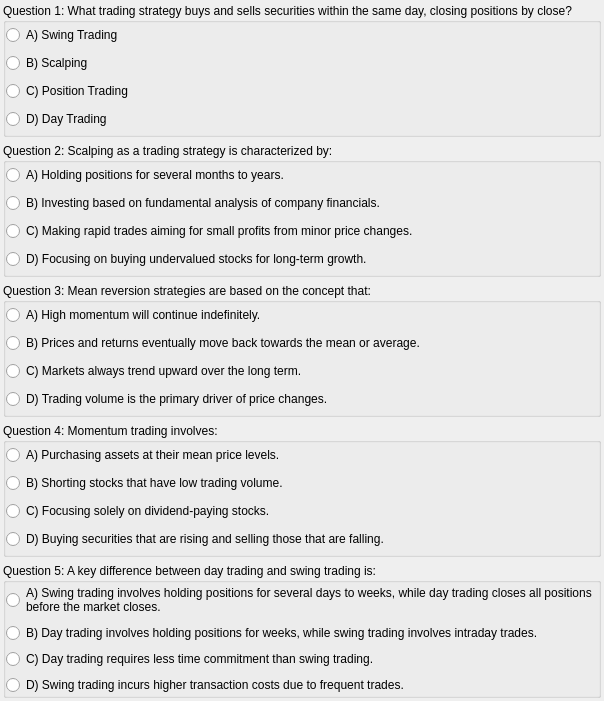
                 <widget class="QWidget" name="quiz6scrollWidget">
                  <property name="geometry">
                   <rect>
                    <x>0</x>
                    <y>0</y>
                    <width>600</width>
                    <height>701</height>
                   </rect>
                  </property>
                  <layout class="QVBoxLayout" name="verticalLayout_34">
                   <property name="leftMargin">
                    <number>3</number>
                   </property>
                   <property name="topMargin">
                    <number>3</number>
                   </property>
                   <property name="rightMargin">
                    <number>3</number>
                   </property>
                   <property name="bottomMargin">
                    <number>3</number>
                   </property>
                   <item>
                    <widget class="QGroupBox" name="M6Question1">
                     <property name="sizePolicy">
                      <sizepolicy hsizetype="Preferred" vsizetype="Preferred">
                       <horstretch>0</horstretch>
                       <verstretch>0</verstretch>
                      </sizepolicy>
                     </property>
                     <property name="title">
                      <string>Question 1: What trading strategy buys and sells securities within the same day, closing positions by close?</string>
                     </property>
                     <property name="checkable">
                      <bool>false</bool>
                     </property>
                     <layout class="QVBoxLayout" name="verticalLayout_35">
                      <property name="leftMargin">
                       <number>0</number>
                      </property>
                      <property name="topMargin">
                       <number>0</number>
                      </property>
                      <property name="rightMargin">
                       <number>0</number>
                      </property>
                      <property name="bottomMargin">
                       <number>0</number>
                      </property>
                      <item>
                       <widget class="QRadioButton" name="Q1A1_6">
                        <property name="text">
                         <string>A) Swing Trading</string>
                        </property>
                       </widget>
                      </item>
                      <item>
                       <widget class="QRadioButton" name="Q1A2_6">
                        <property name="text">
                         <string>B) Scalping</string>
                        </property>
                       </widget>
                      </item>
                      <item>
                       <widget class="QRadioButton" name="Q1A3_6">
                        <property name="text">
                         <string>C) Position Trading</string>
                        </property>
                       </widget>
                      </item>
                      <item>
                       <widget class="QRadioButton" name="Q1A4_6C">
                        <property name="text">
                         <string>D) Day Trading</string>
                        </property>
                       </widget>
                      </item>
                     </layout>
                    </widget>
                   </item>
                   <item>
                    <widget class="QGroupBox" name="M6Question2">
                     <property name="title">
                      <string>Question 2: Scalping as a trading strategy is characterized by:</string>
                     </property>
                     <layout class="QVBoxLayout" name="verticalLayout_36">
                      <property name="leftMargin">
                       <number>0</number>
                      </property>
                      <property name="topMargin">
                       <number>0</number>
                      </property>
                      <property name="rightMargin">
                       <number>0</number>
                      </property>
                      <property name="bottomMargin">
                       <number>0</number>
                      </property>
                      <item>
                       <widget class="QRadioButton" name="Q2A1_6">
                        <property name="text">
                         <string>A) Holding positions for several months to years.</string>
                        </property>
                       </widget>
                      </item>
                      <item>
                       <widget class="QRadioButton" name="Q2A2_6">
                        <property name="text">
                         <string>B) Investing based on fundamental analysis of company financials.</string>
                        </property>
                       </widget>
                      </item>
                      <item>
                       <widget class="QRadioButton" name="Q2A3_6C">
                        <property name="text">
                         <string>C) Making rapid trades aiming for small profits from minor price changes.</string>
                        </property>
                       </widget>
                      </item>
                      <item>
                       <widget class="QRadioButton" name="Q2A4_6">
                        <property name="text">
                         <string>D) Focusing on buying undervalued stocks for long-term growth.</string>
                        </property>
                       </widget>
                      </item>
                     </layout>
                    </widget>
                   </item>
                   <item>
                    <widget class="QGroupBox" name="M6Question3">
                     <property name="title">
                      <string>Question 3: Mean reversion strategies are based on the concept that:</string>
                     </property>
                     <layout class="QVBoxLayout" name="verticalLayout_37">
                      <property name="leftMargin">
                       <number>0</number>
                      </property>
                      <property name="topMargin">
                       <number>0</number>
                      </property>
                      <property name="rightMargin">
                       <number>0</number>
                      </property>
                      <property name="bottomMargin">
                       <number>0</number>
                      </property>
                      <item>
                       <widget class="QRadioButton" name="Q3A1_6">
                        <property name="text">
                         <string>A) High momentum will continue indefinitely.</string>
                        </property>
                       </widget>
                      </item>
                      <item>
                       <widget class="QRadioButton" name="Q3A2_6C">
                        <property name="text">
                         <string>B) Prices and returns eventually move back towards the mean or average.</string>
                        </property>
                       </widget>
                      </item>
                      <item>
                       <widget class="QRadioButton" name="Q3A3_6">
                        <property name="text">
                         <string>C) Markets always trend upward over the long term.</string>
                        </property>
                       </widget>
                      </item>
                      <item>
                       <widget class="QRadioButton" name="Q3A4_6">
                        <property name="text">
                         <string>D) Trading volume is the primary driver of price changes.</string>
                        </property>
                       </widget>
                      </item>
                     </layout>
                    </widget>
                   </item>
                   <item>
                    <widget class="QGroupBox" name="M6Question4">
                     <property name="title">
                      <string>Question 4: Momentum trading involves:</string>
                     </property>
                     <layout class="QVBoxLayout" name="verticalLayout_38">
                      <property name="leftMargin">
                       <number>0</number>
                      </property>
                      <property name="topMargin">
                       <number>0</number>
                      </property>
                      <property name="rightMargin">
                       <number>0</number>
                      </property>
                      <property name="bottomMargin">
                       <number>0</number>
                      </property>
                      <item>
                       <widget class="QRadioButton" name="Q4A1_6">
                        <property name="text">
                         <string>A) Purchasing assets at their mean price levels.</string>
                        </property>
                       </widget>
                      </item>
                      <item>
                       <widget class="QRadioButton" name="Q4A2_6">
                        <property name="text">
                         <string>B) Shorting stocks that have low trading volume.</string>
                        </property>
                       </widget>
                      </item>
                      <item>
                       <widget class="QRadioButton" name="Q4A3_6">
                        <property name="text">
                         <string>C) Focusing solely on dividend-paying stocks.</string>
                        </property>
                       </widget>
                      </item>
                      <item>
                       <widget class="QRadioButton" name="Q4A4_6C">
                        <property name="text">
                         <string>D) Buying securities that are rising and selling those that are falling.</string>
                        </property>
                       </widget>
                      </item>
                     </layout>
                    </widget>
                   </item>
                   <item>
                    <widget class="QGroupBox" name="M6Question5">
                     <property name="title">
                      <string>Question 5: A key difference between day trading and swing trading is:</string>
                     </property>
                     <layout class="QVBoxLayout" name="verticalLayout_39">
                      <property name="leftMargin">
                       <number>0</number>
                      </property>
                      <property name="topMargin">
                       <number>0</number>
                      </property>
                      <property name="rightMargin">
                       <number>0</number>
                      </property>
                      <property name="bottomMargin">
                       <number>0</number>
                      </property>
                      <item>
                       <widget class="QRadioButton" name="Q5A1_6C">
                        <property name="text">
                         <string>A) Swing trading involves holding positions for several days to weeks, while day trading closes all positions
before the market closes.</string>
                        </property>
                       </widget>
                      </item>
                      <item>
                       <widget class="QRadioButton" name="Q5A4_6">
                        <property name="text">
                         <string>B) Day trading involves holding positions for weeks, while swing trading involves intraday trades.</string>
                        </property>
                       </widget>
                      </item>
                      <item>
                       <widget class="QRadioButton" name="Q5A3_6">
                        <property name="text">
                         <string>C) Day trading requires less time commitment than swing trading.</string>
                        </property>
                       </widget>
                      </item>
                      <item>
                       <widget class="QRadioButton" name="Q5A2_6">
                        <property name="text">
                         <string>D) Swing trading incurs higher transaction costs due to frequent trades.</string>
                        </property>
                       </widget>
                      </item>
                     </layout>
                    </widget>
                   </item>
                  </layout>
                 </widget>
